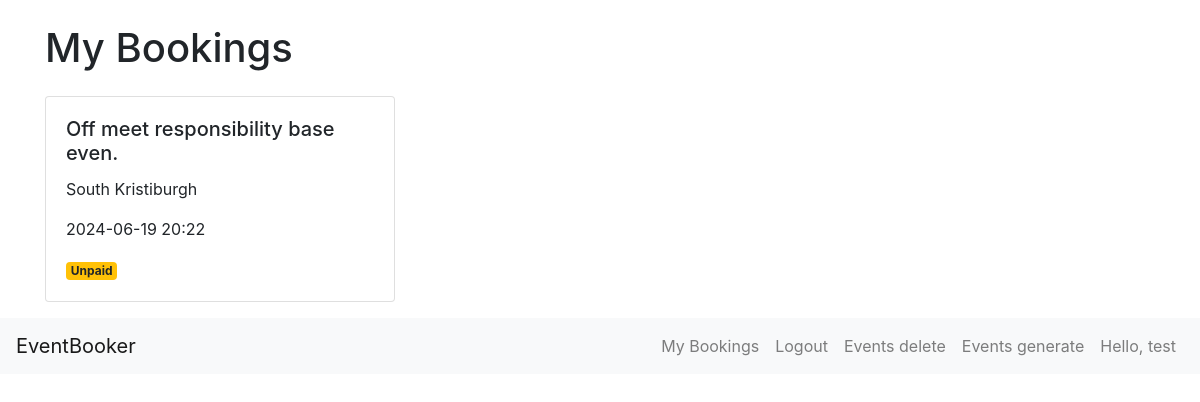
Before: /bookings (signed in) with the older database file.
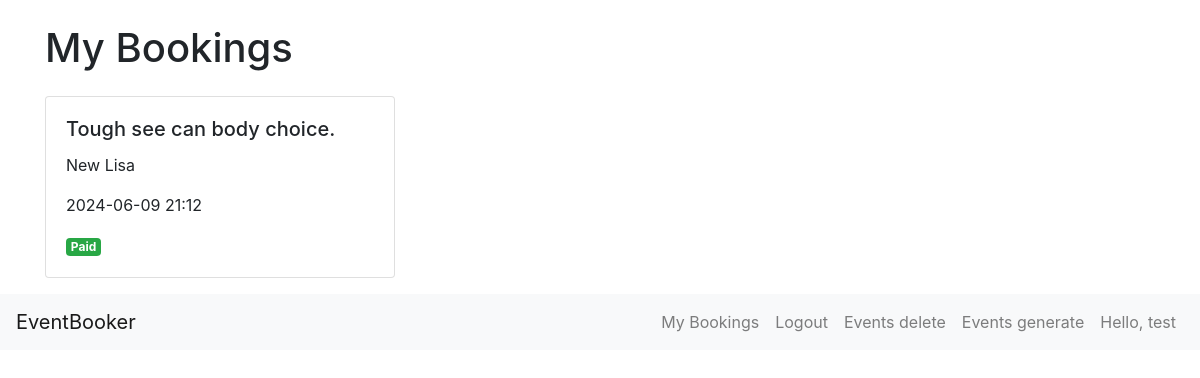
After: the same page with the newer database file.
### app/models.py (models this page shows)
class Booking(db.Model):
    id = db.Column(db.Integer, primary_key=True)
    user_id = db.Column(db.Integer, db.ForeignKey('user.id'), nullable=False)
    event_id = db.Column(db.Integer, db.ForeignKey('event.id'), nullable=False)
    booked_on = db.Column(db.DateTime, default=datetime.utcnow)
    is_paid = db.Column(db.Boolean, default=False)

class Event(db.Model):
    id = db.Column(db.Integer, primary_key=True)
    name = db.Column(db.String(100), nullable=False)
    location = db.Column(db.String(100), nullable=False)
    date = db.Column(db.DateTime, nullable=False)
    genre = db.Column(db.String(50))
    rating = db.Column(db.Float, default=0.0)
    bookings = db.relationship('Booking', backref='event', lazy=True, cascade='all, delete-orphan')

### app/routes.py (the view)
@app.route('/bookings')
@login_required
def bookings() -> str:
    bookings = Booking.query.join(Event).filter(Booking.user_id == current_user.id, Event.id != None).all()
    return render_template('bookings.html', bookings=bookings)

### app/models.py (called while the page is built)
@login_manager.user_loader
def load_user(user_id):
    return User.query.get(int(user_id))

### app/templates/bookings.html
{% extends 'base.html' %}
{% block content %}
<div class="container mt-4">
    <h1 class="mb-4">My Bookings</h1>
    {% if bookings %}
        <div class="row">
            {% for booking in bookings %}
            <div class="col-md-4 mb-3">
                <div class="card">
                    <div class="card-body">
                        <h5 class="card-title">{{ booking.event.name }}</h5>
                        <p class="card-text">{{ booking.event.location }}</p>
                        <p class="card-text">{{ booking.event.date.strftime('%Y-%m-%d %H:%M') }}</p>
                        {% if booking.is_paid %}
                            <span class="badge badge-success">Paid</span>
                        {% else %}
                            <span class="badge badge-warning">Unpaid</span>
                        {% endif %}
                    </div>
                </div>
            </div>
            {% endfor %}
        </div>
    {% else %}
        <p>You have no booked events.</p>
    {% endif %}
</div>
{% endblock %}

Changed rows visible on the page:
removed Booking: event.name "Off meet responsibility base even.", event.location "South Kristiburgh", event "2024-06-19 20:22", is_paid "Unpaid"
now on this page (row edited): Booking: event.name "Tough see can body choice.", event.location "New Lisa", event "2024-06-09 21:12", is_paid "Paid"
